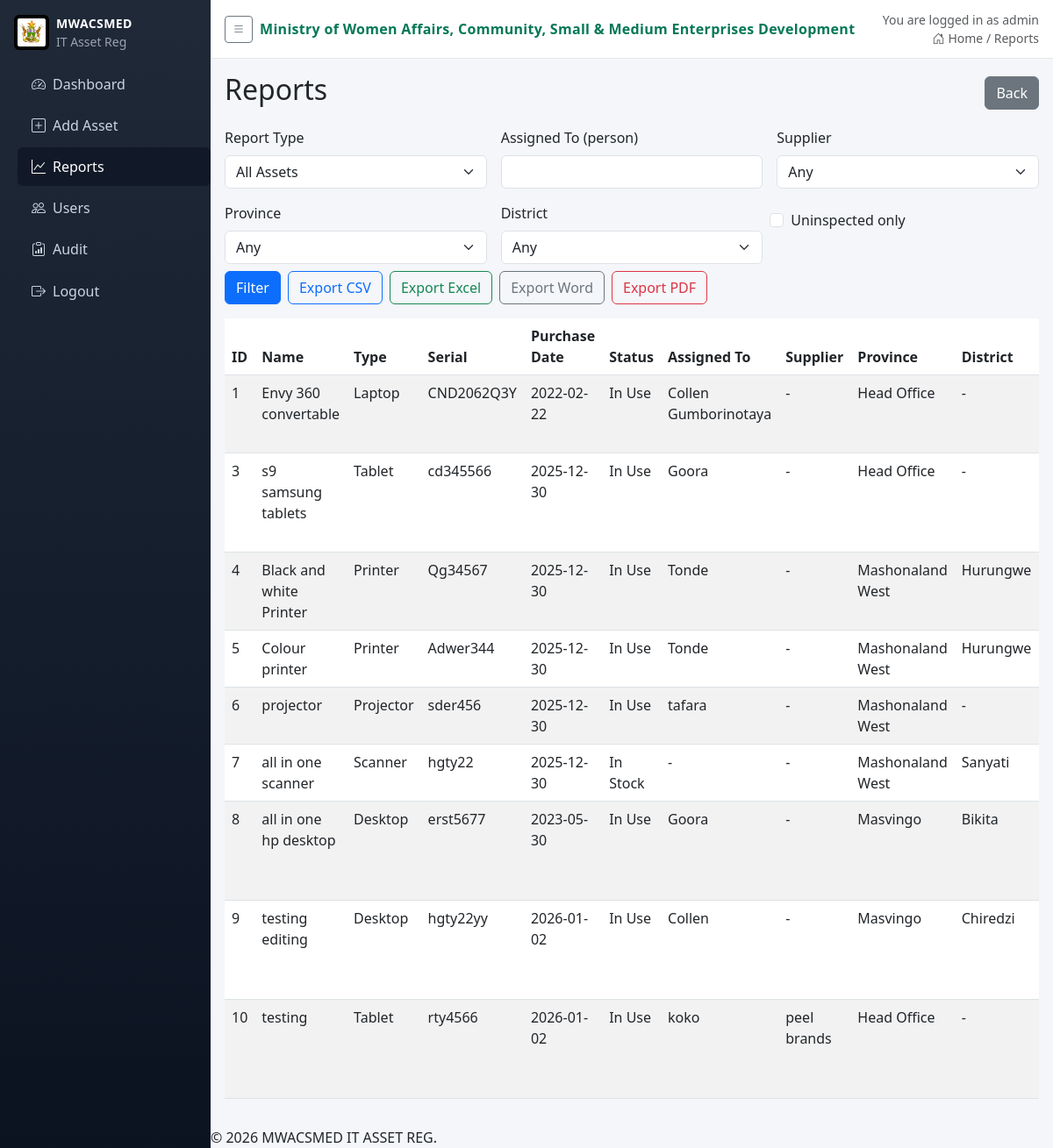
Screenshot of /reports (signed in) with the database file from the repository.
### app.py (models this page shows, shortened)
class User(db.Model):
    id = db.Column(db.Integer, primary_key=True)
    username = db.Column(db.String(80), unique=True, nullable=False)
    password_hash = db.Column(db.String(200), nullable=False)
    role = db.Column(db.String(20), nullable=False)
    province = db.Column(db.String(100), nullable=True)  # 'Head Office' or specific province
    district = db.Column(db.String(100), nullable=True)
    active = db.Column(db.Boolean, default=True, nullable=False)
    email = db.Column(db.String(120), nullable=True)

class Asset(db.Model):
    id = db.Column(db.Integer, primary_key=True)
    name = db.Column(db.String(100), nullable=False)
    type = db.Column(db.String(50), nullable=False)
    serial_number = db.Column(db.String(100), unique=True, nullable=False)
    purchase_date = db.Column(db.Date, nullable=True)
    assigned_to = db.Column(db.String(100), nullable=True)
    supplier = db.Column(db.String(120), nullable=True)
    status = db.Column(db.String(50), default='In Stock')
    antivirus_name = db.Column(db.String(100), nullable=True)
    antivirus_license_date = db.Column(db.Date, nullable=True)
    office_name = db.Column(db.String(100), nullable=True)
    office_license_date = db.Column(db.Date, nullable=True)
    os_name = db.Column(db.String(100), nullable=True)
    province = db.Column(db.String(100), nullable=True)
    district = db.Column(db.String(100), nullable=True)
    inspected_by_ict = db.Column(db.Boolean, default=False)
    inspection_date = db.Column(db.Date, nullable=True)
    created_by_user_id = db.Column(db.Integer, nullable=True)
    @property
    def eol_years(self):
        mapping = {
            'Laptop': 3,
            'Desktop': 5,
            'All-in-One': 5,
            'Cellphone': 2,
            'Tablet': 2,
        }
        return mapping.get(self.type)
    @property
    def eol_date(self):
        if not self.purchase_date or not self.eol_years:
            return None
        return self.purchase_date + timedelta(days=self.eol_years * 365)
    @property
    def is_eol_passed(self):
        if not self.eol_date:
            return None
        return datetime.now().date() >= self.eol_date
    @property
    def is_eol_approaching(self):
        if not self.eol_date:
            return None
        warning_threshold = self.eol_date - timedelta(days=240)
        today = datetime.now().date()
        return today >= warning_threshold and today < self.eol_date
    @property
    def eol_status(self):
        if not self.eol_date:
            return None
        if self.is_eol_passed:
            return 'Past End-of-Life'
        if self.is_eol_approaching:
            remaining_days = (self.eol_date - datetime.now().date()).days
            return f'Approaching EOL ({remaining_days} days left)'
        return f'EOL on {self.eol_date}'

### app.py (the view)
@app.route('/reports')
@login_required
def reports():
    report_type = request.args.get('type', 'all')
    assets = get_report_assets(report_type)
    suppliers = [
        r[0] for r in filter_by_user_location(Asset.query)
        .with_entities(Asset.supplier)
        .filter(Asset.supplier.isnot(None))
        .filter(Asset.supplier != '')
        .distinct()
        .order_by(Asset.supplier)
        .all()
        if r[0]
    ]
    log_action('view_reports', details=report_type)
    return render_template('reports.html', assets=assets, report_type=report_type, suppliers=suppliers)

### app.py (called while the page is built, shortened)
def login_required(f):
    @wraps(f)
    def wrapper(*args, **kwargs):
        if not session.get('user_id'):
            return redirect(url_for('login'))
        return f(*args, **kwargs)
    return wrapper

def current_user():
    uid = session.get('user_id')
    if not uid:
        return None
    return User.query.get(uid)

def filter_by_user_location(query):
    u = current_user()
    if not u:
        return query
    if u.role == 'IT':
        return query

@app.context_processor
def inject_user():
    return {
        'current_user': current_user(),
        'current_role': (current_user().role if current_user() else None),
        'ministry_name': app.config.get('MINISTRY_NAME'),
        'logo_url': app.config.get('LOGO_STATIC_PATH')
    }

def log_action(action, entity_type=None, entity_id=None, details=None):
    try:
        entry = AuditLog(
            actor_user_id=current_user().id if current_user() else None,
            action=action,
            entity_type=entity_type,
            entity_id=entity_id,
            details=details
        )
        db.session.add(entry)
        db.session.commit()
    except Exception:
        pass

### templates/reports.html (shortened to what this page needs)
{% extends 'base.html' %}
{% block content %}
<div class="d-flex justify-content-between align-items-center mb-3">
  <h2>Reports</h2>
  <a href="{{ url_for('index') }}" class="btn btn-secondary">Back</a>
</div>
<form method="GET" action="{{ url_for('reports') }}" class="row g-3 mb-3">
  <div class="col-md-4">
    <label for="report_type" class="form-label">Report Type</label>
    <select id="report_type" name="type" class="form-select" onchange="this.form.submit()">
      <option value="all" {% if report_type=='all' %}selected{% endif %}>All Assets</option>
    </select>
  </div>
  <div class="col-md-4">
    <label for="assigned_to" class="form-label">Assigned To (person)</label>
    <input type="text" id="assigned_to" name="assigned_to" class="form-control" value="{{ request.args.get('assigned_to','') }}">
  </div>
  <div class="col-md-4">
    <label for="supplier" class="form-label">Supplier</label>
    <select id="supplier" name="supplier" class="form-select">
      <option value="">Any</option>
    </select>
  </div>
  <div class="col-md-4">
    <label for="province" class="form-label">Province</label>
    <select id="province" name="province" class="form-select" onchange="updateDistricts()" {% if current_role != 'IT' and current_user and current_user.province != 'Head Office' %}disabled{% endif %}>
      {% if current_role == 'IT' or (current_user and current_user.province == 'Head Office') %}
        <option value="">Any</option>
      {% else %}
        <option value="{{ current_user.province }}" selected>{{ current_user.province }}</option>
      {% endif %}
    </select>
  </div>
  <div class="col-md-4">
    <label for="district" class="form-label">District</label>
    <select id="district" name="district" class="form-select" data-selected="{{ request.args.get('district','') }}" {% if current_user and current_user.district %}disabled{% endif %}>
      {% if current_user and current_user.district %}
        <option value="{{ current_user.district }}" selected>{{ current_user.district }}</option>
      {% else %}
        <option value="">Any</option>
      {% endif %}
    </select>
  </div>
  <div class="col-md-3 form-check mt-4">
    <input type="checkbox" class="form-check-input" id="uninspected" name="uninspected" {% if request.args.get('uninspected')=='on' %}checked{% endif %}>
    <label class="form-check-label" for="uninspected">Uninspected only</label>
  </div>
  <div class="col-md-9 d-flex align-items-end gap-2 mt-2">
    <button type="submit" class="btn btn-primary">Filter</button>
    <a class="btn btn-outline-primary" href="{{ url_for('export', fmt='csv', type=report_type, assigned_to=request.args.get('assigned_to',''), supplier=request.args.get('supplier',''), province=request.args.get('province',''), district=request.args.get('district',''), uninspected=request.args.get('uninspected','')) }}">Export CSV</a>
    <a class="btn btn-outline-success" href="{{ url_for('export', fmt='excel', type=report_type, assigned_to=request.args.get('assigned_to',''), supplier=request.args.get('supplier',''), province=request.args.get('province',''), district=request.args.get('district',''), uninspected=request.args.get('uninspected','')) }}">Export Excel</a>
    <a class="btn btn-outline-secondary" href="{{ url_for('export', fmt='word', type=report_type, assigned_to=request.args.get('assigned_to',''), supplier=request.args.get('supplier',''), province=request.args.get('province',''), district=request.args.get('district',''), uninspected=request.args.get('uninspected','')) }}">Export Word</a>
    <a class="btn btn-outline-danger" href="{{ url_for('export', fmt='pdf', type=report_type, assigned_to=request.args.get('assigned_to',''), supplier=request.args.get('supplier',''), province=request.args.get('province',''), district=request.args.get('district',''), uninspected=request.args.get('uninspected','')) }}">Export PDF</a>
  </div>
</form>
<div class="table-responsive">
  <table class="table table-striped table-hover">
    <thead>
      <tr>
        <th>ID</th>
        <th>Name</th>
        <th>Type</th>
        <th>Serial</th>
        <th>Purchase Date</th>
        <th>Status</th>
        <th>Assigned To</th>
        <th>Supplier</th>
        <th>Province</th>
        <th>District</th>
      </tr>
    </thead>
    <tbody>
      {% for a in assets %}
      <tr>
        <td>{{ a.id }}</td>
        <td>{{ a.name }}</td>
        <td>{{ a.type }}</td>
        <td>{{ a.serial_number }}</td>
        <td>{{ a.purchase_date or '-' }}</td>
        <td>{{ a.status }}</td>
        <td>{{ a.assigned_to or '-' }}</td>
        <td>{{ a.supplier or '-' }}</td>
        <td>{{ a.province or '-' }}</td>
        <td>{{ a.district or '-' }}</td>
      </tr>
      {% else %}
      <tr>
        <td colspan="17" class="text-center">No data</td>
      </tr>
      {% endfor %}
    </tbody>
  </table>
</div>
{% endblock %}

### templates/base.html (shortened to what this page needs)
<!doctype html>
<html lang="en">
  <head>
    <link href="https://cdn.jsdelivr.net/npm/bootstrap@5.3.0/dist/css/bootstrap.min.css" rel="stylesheet">
    <link rel="stylesheet" href="https://cdn.jsdelivr.net/npm/bootstrap-icons@1.11.1/font/bootstrap-icons.css">
  </head>
  <body>
    <aside class="sidebar">
      <div class="brand d-flex align-items-center gap-2">
        {% if logo_url %}
        <img class="brand-logo" src="{{ logo_url }}" alt="" onerror="this.remove()">
        {% endif %}
        <div>
          <div class="brand-title">MWACSMED</div>
          <div class="brand-sub small">IT Asset Reg</div>
        </div>
      </div>
      <nav class="nav flex-column">
        <a class="nav-link {% if request.endpoint=='index' %}active{% endif %}" href="{{ url_for('index') }}"><i class="bi bi-speedometer2 me-2"></i>Dashboard</a>
        <a class="nav-link {% if request.endpoint=='add_asset' %}active{% endif %}" href="{{ url_for('add_asset') }}"><i class="bi bi-plus-square me-2"></i>Add Asset</a>
        <a class="nav-link {% if request.endpoint=='reports' %}active{% endif %}" href="{{ url_for('reports') }}"><i class="bi bi-graph-up me-2"></i>Reports</a>
        {% if current_role == 'IT' %}
        <a class="nav-link {% if request.endpoint=='users' %}active{% endif %}" href="{{ url_for('users') }}"><i class="bi bi-people me-2"></i>Users</a>
        <a class="nav-link {% if request.endpoint=='audit' %}active{% endif %}" href="{{ url_for('audit') }}"><i class="bi bi-clipboard-data me-2"></i>Audit</a>
        {% endif %}
        {% if current_user %}
        <a class="nav-link" href="{{ url_for('logout') }}"><i class="bi bi-box-arrow-right me-2"></i>Logout</a>
        {% else %}
        <a class="nav-link {% if request.endpoint=='login' %}active{% endif %}" href="{{ url_for('login') }}"><i class="bi bi-box-arrow-in-right me-2"></i>Login</a>
        {% endif %}
      </nav>
    </aside>
    <div class="main">
      <div class="topbar d-flex justify-content-between align-items-center">
        <div class="d-flex align-items-center gap-2">
          <button class="btn btn-outline-secondary btn-sm" id="sidebarToggle"><i class="bi bi-list"></i></button>
          <div class="ministry">{{ ministry_name }}</div>
        </div>
        <div class="text-muted small text-end">
          {% if current_user %}
          <div>You are logged in as {{ current_user.username }}</div>
          {% endif %}
          <div><i class="bi bi-house-door me-1"></i>Home / {{ request.endpoint|capitalize }}</div>
        </div>
      </div>
      <div class="content">
      {% block content %}{% endblock %}
      </div>
      <div class="footer-copy">© 2026 MWACSMED IT ASSET REG.</div>
    </div>
  </body>
</html>

### templates/base.html (style rules this page uses)
body { background: #f4f6f9; }
.sidebar { position: fixed; top: 0; left: 0; bottom: 0; width: 240px; background: linear-gradient(180deg,#1f2937 0%, #0b1321 100%); color: #cbd5e1; padding-top: 1rem; }
.sidebar .brand { color: #fff; padding: 0 1rem; margin-bottom: 1rem; }
.brand-logo { height: 40px; width: 40px; object-fit: contain; display: inline-block; background: #000; border-radius: 6px; padding: 4px; }
.brand-title { font-weight: 700; font-size: 14px; letter-spacing: .4px; }
.brand-sub { color: #9ca3af; }
.sidebar .nav-link { color: #cbd5e1; padding: .6rem 1rem; border-radius: .375rem; display: block; }
.sidebar .nav-link.active, .sidebar .nav-link:hover { background: #111827; color: #fff; }
.sidebar nav { padding-left: 1.25rem; margin-top: .5rem; }
.sidebar .nav-link { margin-bottom: .25rem; }
.main { margin-left: 240px; transition: margin-left .2s ease; }
.topbar { background: #ffffff; border-bottom: 1px solid #e5e7eb; padding: .75rem 1rem; }
.ministry { font-weight: 700; color: #047857; letter-spacing: .3px; }
.content { padding: 1rem; }

### rows the page displays
User: username "admin", district "Any"
Asset: id "1", name "Envy 360 convertable", type "Laptop", serial_number "CND2062Q3Y", purchase_date "2022-02-22", status "In Use", assigned_to "Collen Gumborinotaya", supplier "-", province "Head Office", district "-"
Asset: id "3", name "s9 samsung tablets", type "Tablet", serial_number "cd345566", purchase_date "2025-12-30", status "In Use", assigned_to "Goora", supplier "-", province "Head Office", district "-"
Asset: id "4", name "Black and white Printer", type "Printer", serial_number "Qg34567", purchase_date "2025-12-30", status "In Use", assigned_to "Tonde", supplier "-", province "Mashonaland West", district "Hurungwe"
Asset: id "5", name "Colour printer", type "Printer", serial_number "Adwer344", purchase_date "2025-12-30", status "In Use", assigned_to "Tonde", supplier "-", province "Mashonaland West", district "Hurungwe"
Asset: id "6", name "projector", type "Projector", serial_number "sder456", purchase_date "2025-12-30", status "In Use", assigned_to "tafara", supplier "-", province "Mashonaland West", district "-"
Asset: id "7", name "all in one scanner", type "Scanner", serial_number "hgty22", purchase_date "2025-12-30", status "In Stock", assigned_to "-", supplier "-", province "Mashonaland West", district "Sanyati"
Asset: id "8", name "all in one hp desktop", type "Desktop", serial_number "erst5677", purchase_date "2023-05-30", status "In Use", assigned_to "Goora", supplier "-", province "Masvingo", district "Bikita"
Asset: id "9", name "testing editing", type "Desktop", serial_number "hgty22yy", purchase_date "2026-01-02", status "In Use", assigned_to "Collen", supplier "-", province "Masvingo", district "Chiredzi"
Asset: id "10", name "testing", type "Tablet", serial_number "rty4566", purchase_date "2026-01-02", status "In Use", assigned_to "koko", supplier "peel brands", province "Head Office", district "-"

### other values shown
{{ ministry_name }} "Ministry of Women Affairs, Community, Small & Medium Enterprises Development"
{{ request.endpoint|capitalize }} "Reports"
